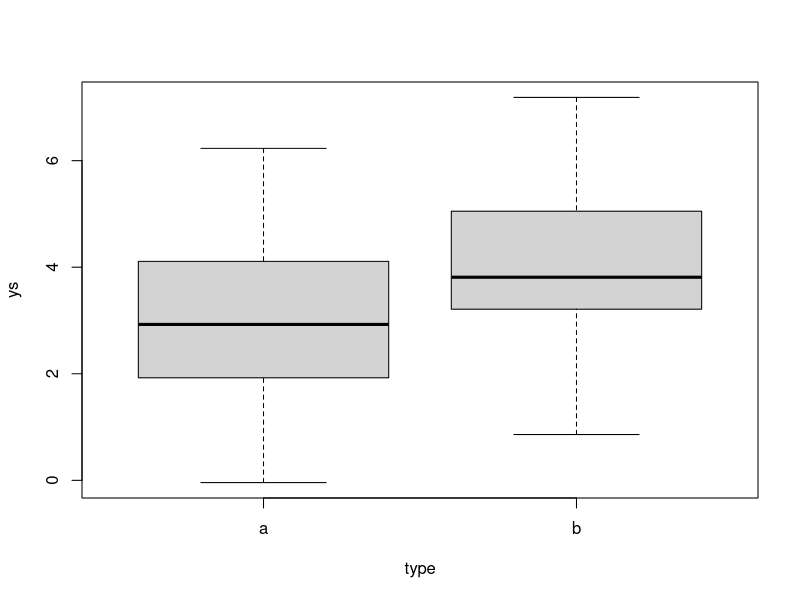
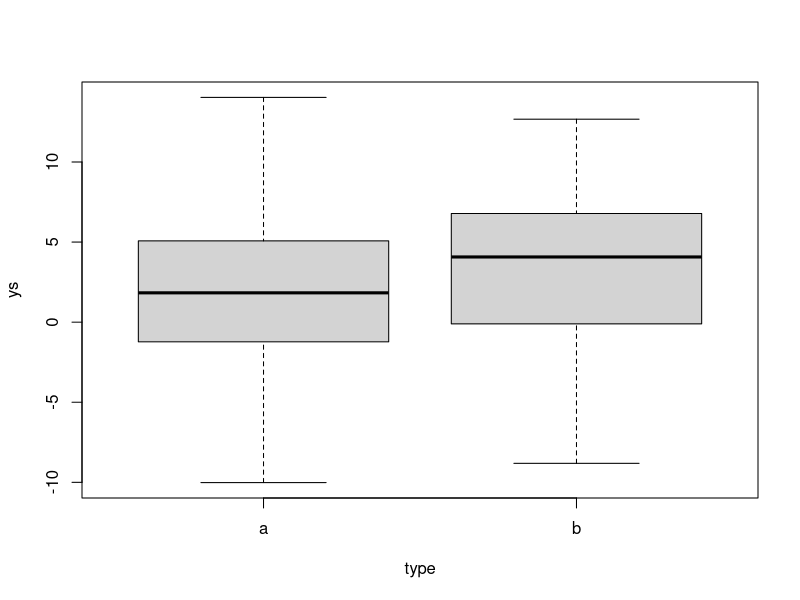
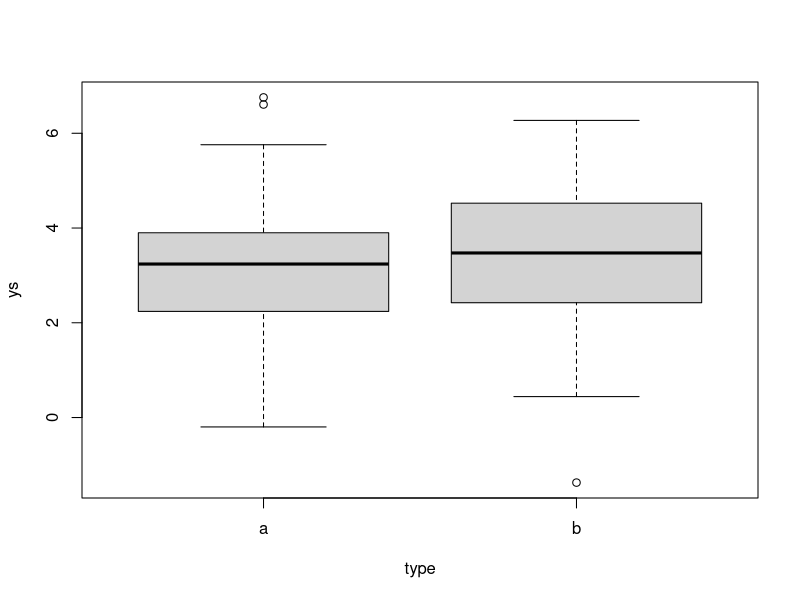
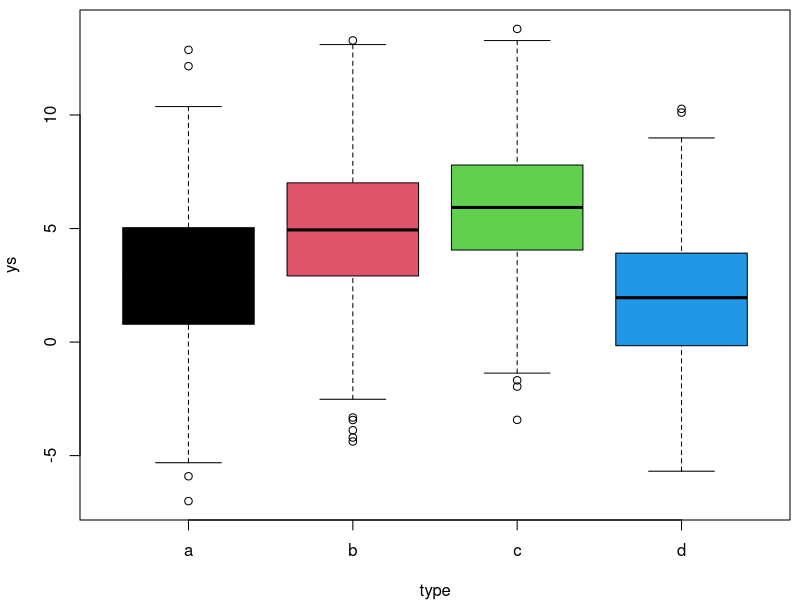
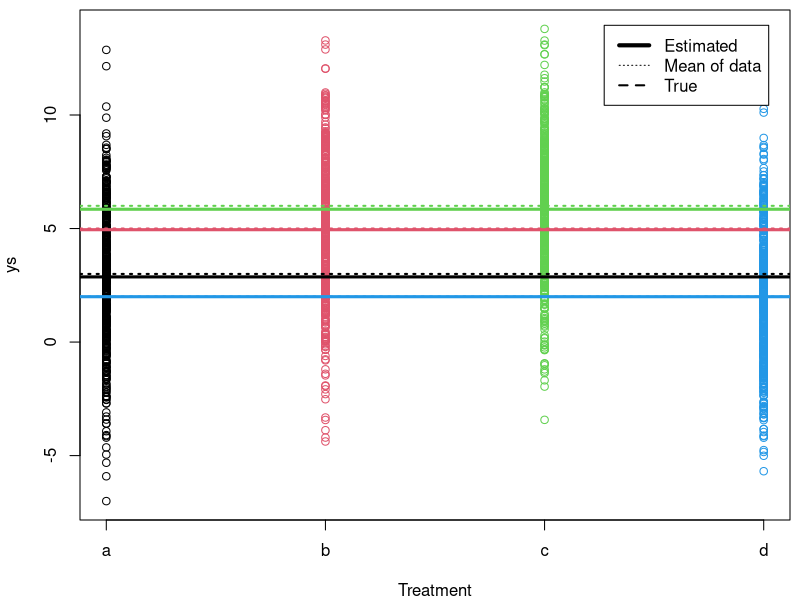
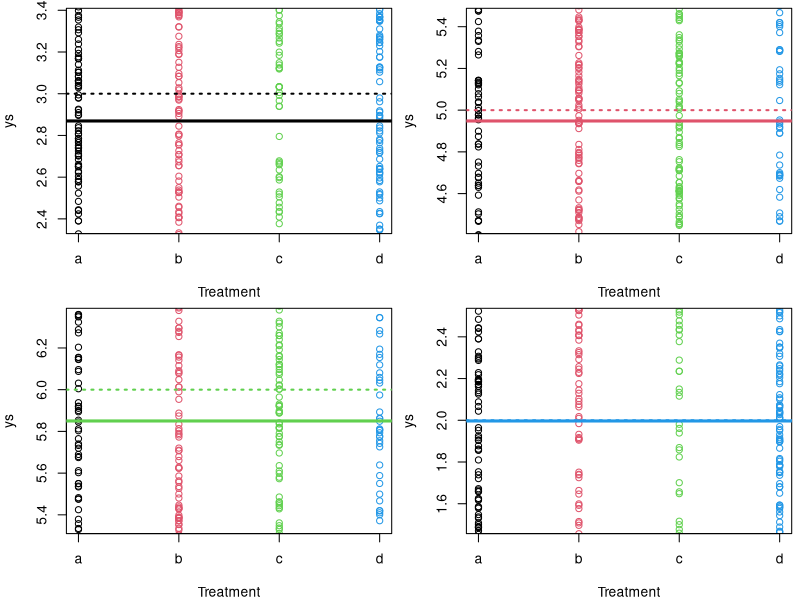
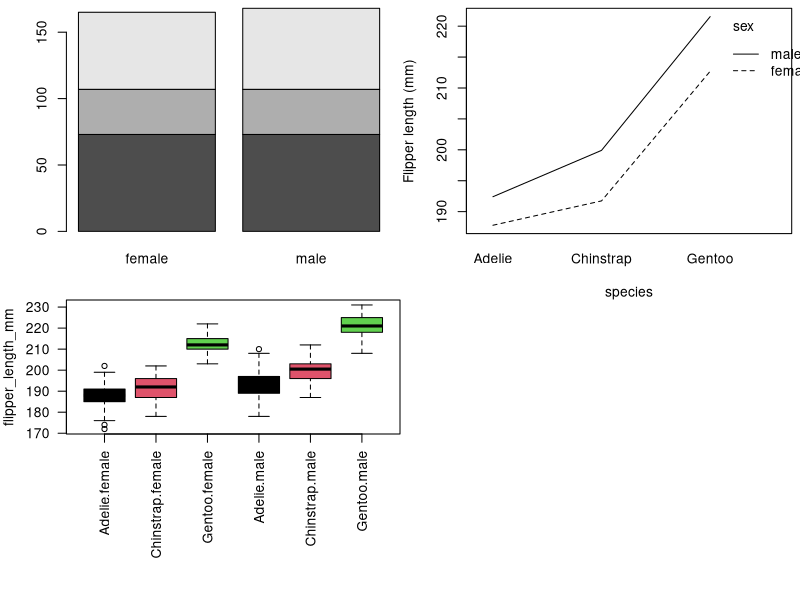

These figures' R source, in order:
## ---- chunk 1
set.seed(123)
n1<-100
mean1<- 1.5
sd1<-0.5
ys<-rnorm(n1,mean=mean1,sd=sd1)
mu1<-0
## ---- chunk 2
t.test(ys,mu=mu1)
## ---- chunk 3
summary(lm(ys~1))
## ---- chunk 4
#Making up a t-test
#making sure everyone gets the same results
set.seed(980)
## ---- chunk 5
#define sample size
n=100
#define treatments
tr=c("a","b")
#how many treatments - 2 for a t test
ntr=length(tr)
#balanced design
n.by.tr=n/ntr
## ---- chunk 6
type=as.factor(rep(tr,each=n.by.tr))
cores=rep(1:ntr,each=n.by.tr)
## ---- chunk 7
#define 4 means
ms=c(3,4)
## ---- chunk 8
ifelse(3>4,55,77)
ifelse(3<4,55,77)
## ---- chunk 9
ys=ifelse(type=="a",ms[1],ms[2])+rnorm(n,0,1.5)
## ---- chunk 10
plot(ys~type)
## ---- chunk 11
t.test(x=ys[type=="a"],y=ys[type=="a"])
t.test(ys~type)
## ---- chunk 12
lm0=lm(ys~type)
summary(lm0)
## ---- chunk 13
#mean of ys under treatment a
summary(lm0)$coefficients[1]
#mean of ys under treatment b
summary(lm0)$coefficients[1]+lm0$coefficients[2]
## ---- chunk 14
#define 2 means
ms=c(3,4)
#increase the variance of the process
ys=ifelse(type=="a",ms[1],ms[2])+rnorm(n,0,5)

## ---- chunk 15
plot(ys~type)
## ---- chunk 16
t.test(ys~type)
## ---- chunk 17
lm0=lm(ys~type)
summary(lm0)
## ---- chunk 18
#define 2 means
ms=c(3,3.1)
#increase the variance of the process
ys=ifelse(type=="a",ms[1],ms[2])+rnorm(n,0,1.5)

## ---- chunk 19
plot(ys~type)
## ---- chunk 20
t.test(ys~type)
## ---- chunk 21
lm0=lm(ys~type)
summary(lm0)
## ---- chunk 22
t.test(ys~type)
t.test(ys~type,var.equal=TRUE)
## ---- chunk 23
#Making up an ANOVA
#An ANOVA
#making sure everyone gets the same results
set.seed(12345)
## ---- chunk 24
#define sample size
n=2000
#define treatments
tr=c("a","b","c","d")
#how many treatments
ntr=length(tr)
#balanced design
n.by.tr=n/ntr
## ---- chunk 25
#generate data
xs=runif(n,10,20)
type=as.factor(rep(tr,each=n.by.tr))
#if I wanted to recode the levels such that c was the baseline
#type=factor(type,levels = c("c","a","b","d"))
#get colors for plotting
cores=rep(1:ntr,each=n.by.tr)
## ---- chunk 26
#define 4 means
ms=c(3,5,6,2)
## ---- chunk 27
ifelse(3>4,55,77)
ifelse(3<4,55,77)
## ---- chunk 28
ifelse(3<4,55,ifelse(3>2,55,68))
ifelse(3>4,55,ifelse(3>2,666,68))
ifelse(3>4,55,ifelse(3<2,666,68))
## ---- chunk 29
#ys, not a function of the xs!!!
ys=ifelse(type=="a",ms[1],ifelse(type=="b",ms[2],ifelse(type=="c",ms[3],ms[4])))+rnorm(n,0,3)
## ---- chunk 30
par(mfrow=c(1,1),mar=c(4,4,0.5,0.5))
plot(ys~type,col=1:4)
#abline(h=ms,col=1:4)
## ---- chunk 31
lm.anova=lm(ys~type)
summary(lm.anova)
## ---- chunk 32

#see the parameters
lm.anova$coefficients
#see the third parameter
lm.anova$coefficients[3]
## ---- chunk 33
summary(lm.anova)$fstatistic
## ---- chunk 34
ftest=summary(lm.anova)$fstatistic[1]
df1=summary(lm.anova)$fstatistic[2]
df2=summary(lm.anova)$fstatistic[3]
pt(ftest,df1,df2)
## ---- chunk 35
summary(aov(lm.anova))
## ---- chunk 36
par(mfrow=c(1,1),mar=c(4,4,0.5,0.5))
plot(as.numeric(type),ys,col=as.numeric(type),xlab="Treatment",xaxt="n")
axis(1,at=1:4,letters[1:4])
#plot the estimated line for type a
abline(h=lm.anova$coefficients[1],lwd=3,col=1)
#plot the mean line for type a
abline(h=mean(ys[type=="a"]),lwd=1,col=1,lty=2)
#plot the real mean for type a
abline(h=ms[1],lwd=2,col=1,lty=3)
#and now for the other types
abline(h=lm.anova$coefficients[1]+lm.anova$coefficients[2],lwd=3,col=2)
abline(h=mean(ys[type=="b"]),lwd=1,col=2,lty=2)
#plot the real mean for type b
abline(h=ms[2],lwd=2,col=2,lty=3)
abline(h=lm.anova$coefficients[1]+lm.anova$coefficients[3],lwd=3,col=3)
abline(h=mean(ys[type=="c"]),lwd=1,col=3,lty=2)
#plot the real mean for type c
abline(h=ms[3],lwd=2,col=3,lty=3)
abline(h=lm.anova$coefficients[1]+lm.anova$coefficients[4],lwd=3,col=4)
abline(h=mean(ys[type=="d"]),lwd=1,col=4,lty=2)
#plot the real mean for type a
abline(h=ms[4],lwd=2,col=4,lty=3)
legend("topright",c("Estimated","Mean of data","True"),lwd=c(4,1,2),lty=c(1,3,2),inset=0.03)

## ---- chunk 37
#see this in 4 plots, less blur
par(mfrow=c(2,2),mar=c(4,4,0.5,0.5))
plot(as.numeric(type),ys,col=as.numeric(type),xlab="Treatment",xaxt="n",ylim=mean(ys[type=="a"])+c(-0.5,0.5))
axis(1,at=1:4,letters[1:4])
#plot the estimated line for type a
abline(h=lm.anova$coefficients[1],lwd=3,col=1)
#plot the mean line for type a
abline(h=mean(ys[type=="a"]),lwd=1,col=1,lty=2)
#plot the real mean for type a
abline(h=ms[1],lwd=2,col=1,lty=3)
#and now for the other types
plot(as.numeric(type),ys,col=as.numeric(type),xlab="Treatment",xaxt="n",ylim=mean(ys[type=="b"])+c(-0.5,0.5))
axis(1,at=1:4,letters[1:4])
abline(h=lm.anova$coefficients[1]+lm.anova$coefficients[2],lwd=3,col=2)
abline(h=mean(ys[type=="b"]),lwd=1,col=2,lty=2)
#plot the real mean for type b
abline(h=ms[2],lwd=2,col=2,lty=3)
plot(as.numeric(type),ys,col=as.numeric(type),xlab="Treatment",xaxt="n",ylim=mean(ys[type=="c"])+c(-0.5,0.5))
axis(1,at=1:4,letters[1:4])
abline(h=lm.anova$coefficients[1]+lm.anova$coefficients[3],lwd=3,col=3)
abline(h=mean(ys[type=="c"]),lwd=1,col=3,lty=2)
#plot the real mean for type c
abline(h=ms[3],lwd=2,col=3,lty=3)
plot(as.numeric(type),ys,col=as.numeric(type),xlab="Treatment",xaxt="n",ylim=mean(ys[type=="d"])+c(-0.5,0.5))
axis(1,at=1:4,letters[1:4])
abline(h=lm.anova$coefficients[1]+lm.anova$coefficients[4],lwd=3,col=4)
abline(h=mean(ys[type=="d"]),lwd=1,col=4,lty=2)
#plot the real mean for type a
abline(h=ms[4],lwd=2,col=4,lty=3)
#legend("bottomright",c("Estimated","Mean of data","True"),lwd=c(4,1,2),lty=c(1,3,2),inset=0.05)
## ---- chunk 38
tapply(X=ys,INDEX=type,FUN=mean)
## ---- chunk 39
#check ANOVA is just computing the mean in each group
lm.anova$coefficients[1]
lm.anova$coefficients[1]+lm.anova$coefficients[2]
lm.anova$coefficients[1]+lm.anova$coefficients[3]
lm.anova$coefficients[1]+lm.anova$coefficients[4]
## ---- chunk 40
library(palmerpenguins)
data(penguins)
## ---- chunk 41
penguins<-penguins[!is.na(penguins$sex),]
## ---- chunk 42
barplot(with(penguins,table(species,sex)))
## ---- chunk 43
with(penguins,interaction.plot(x.factor=species,trace.factor=sex,response=flipper_length_mm,ylab="Flipper length (mm)"))
## ---- chunk 44
par(mar=c(10,4,0,0))
with(penguins,boxplot(flipper_length_mm ~ species + sex,las=2,xlab="",col=c(1,2,3,1,2,3)))
## ---- chunk 45
lm2wayANOVA<-lm(flipper_length_mm~species+sex,data=penguins)
summary(lm2wayANOVA)
## ---- chunk 46
summary(aov(lm2wayANOVA))
## ---- chunk 47
TukeyHSD(aov(lm2wayANOVA))
## ---- chunk 48
coefs<-coef(lm2wayANOVA)
coefs
## ---- chunk 49
as.numeric(coefs[1])
## ---- chunk 50
as.numeric(coefs[1]+coefs[4])
## ---- chunk 51
as.numeric(coefs[1]+coefs[2])
as.numeric(coefs[1]+coefs[3])
## ---- chunk 52
as.numeric(coefs[1]+coefs[2]+coefs[4])
as.numeric(coefs[1]+coefs[3]+coefs[4])
## ---- chunk 53
with(penguins,tapply(X=flipper_length_mm,INDEX=paste0(species,sex),mean))
## ---- chunk 54
lm2wayANOVA.I<-lm(flipper_length_mm~species+sex+species:sex,data=penguins)
summary(lm2wayANOVA.I)
## ---- chunk 55
summary(aov(lm2wayANOVA.I))
## ---- chunk 56
summary(lm(body_mass_g~.,data=penguins))
## ---- chunk 57
summary(lm(body_mass_g~island,data=penguins))
